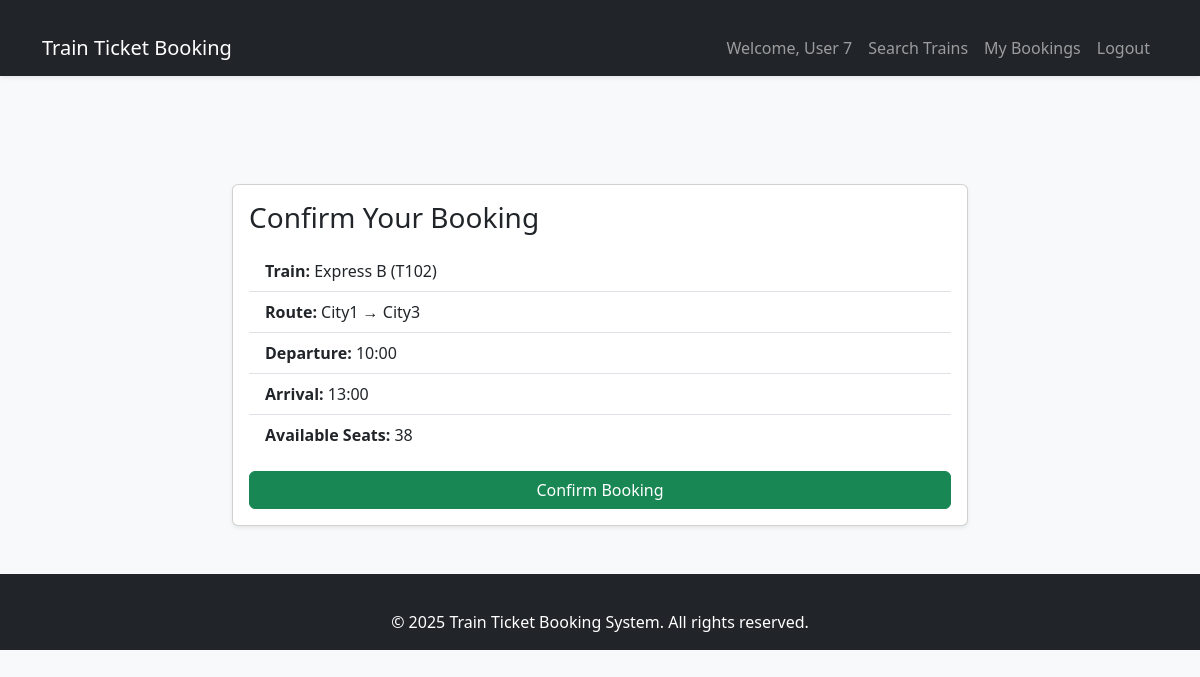
The page /book/T102 (signed in) on the database its author committed.
### models.py (models this page shows)
class Train(db.Model):
    id = db.Column(db.String(10), primary_key=True)
    name = db.Column(db.String(100), nullable=False)
    source = db.Column(db.String(50), nullable=False)
    destination = db.Column(db.String(50), nullable=False)
    departure_time = db.Column(db.String(10), nullable=False)
    arrival_time = db.Column(db.String(10), nullable=False)
    seats = db.Column(db.Integer, nullable=False)
    bookings = db.relationship('Booking', backref='train', lazy=True)

### app.py (the view, shortened to what this page needs)
@app.route('/book/<train_id>', methods=['GET', 'POST'])
def book(train_id):
    if 'user_id' not in session:
        flash('Please log in first.')
        return redirect(url_for('login'))
    train = Train.query.get(train_id)
    if not train:
        flash('Train not found.')
        return redirect(url_for('search'))
    return render_template('booking.html', train=train)

### templates/booking.html
{% extends "base.html" %}
{% block content %}
<div class="row justify-content-center">
  <div class="col-md-8">
    {% if train %}
    <div class="card shadow-sm">
      <div class="card-body">
        <h3 class="card-title mb-3">Confirm Your Booking</h3>
        <ul class="list-group list-group-flush">
          <li class="list-group-item"><strong>Train:</strong> {{ train.name }} ({{ train.id }})</li>
          <li class="list-group-item"><strong>Route:</strong> {{ train.source }} → {{ train.destination }}</li>
          <li class="list-group-item"><strong>Departure:</strong> {{ train.departure_time }}</li>
          <li class="list-group-item"><strong>Arrival:</strong> {{ train.arrival_time }}</li>
          <li class="list-group-item"><strong>Available Seats:</strong> {{ train.seats }}</li>
        </ul>
        <form method="post" class="mt-3">
          <button type="submit" class="btn btn-success w-100">Confirm Booking</button>
        </form>
      </div>
    </div>
    {% else %}
      <p class="text-center">No train selected.</p>
    {% endif %}
  </div>
</div>
{% endblock %}

### static/style.css (style rules this page uses)
body { background-color: #f8f9fa; font-family: "Segoe UI", Tahoma, Geneva, Verdana, sans-serif; }
.card { margin-top: 20px; }

### rows shown on the page
Train: name "Express B", id "T102", source "City1", destination "City3", departure_time "10:00", arrival_time "13:00", seats "38"

### other values the page prints
{{ session['user_id'] }} "7"
